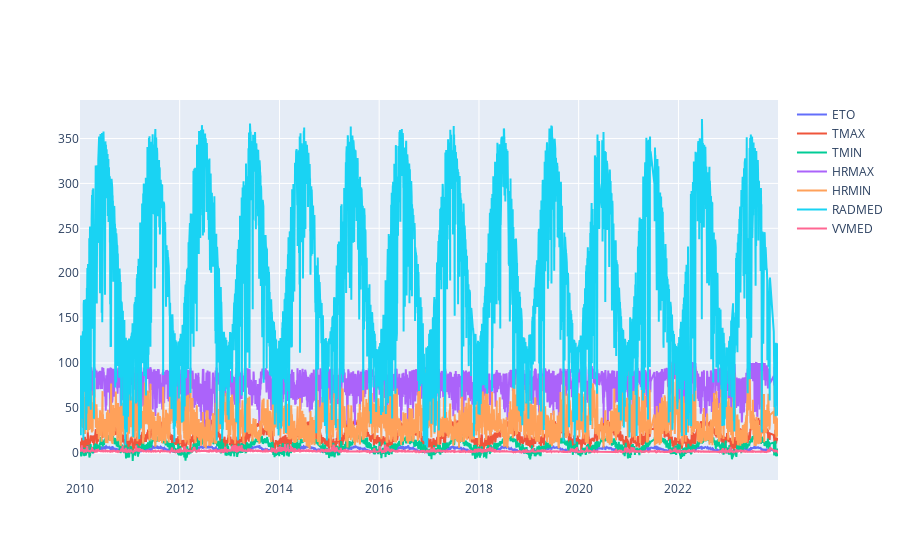

Notebook code cell kept with this figure:
### Code cell
import plotly.io as pio
pio.templates.default = "plotly"

# Graphic of each variable
fig = go.Figure()
for c in estacionDatas.columns:
    fig.add_trace(go.Scatter(x= estacionDatas.index, y=estacionDatas[c],
                        name=c, mode='lines'))
fig.show()

### Figure 1 — Plotly figure (JSON) as saved in the notebook; plotly's stock layout.template omitted (floating-point values rounded to 4 significant figures; data arrays with more than 128 entries replaced by an {"elided": "..."} marker saying what was removed)
{"data": [{"mode": "lines", "name": "ETO", "type": "scatter", "x": {"elided": "5031 str values"}, "y": {"elided": "5031 float values"}}, {"mode": "lines", "name": "TMAX", "type": "scatter", "x": {"elided": "5031 str values"}, "y": {"elided": "5031 float values"}}, {"mode": "lines", "name": "TMIN", "type": "scatter", "x": {"elided": "5031 str values"}, "y": {"elided": "5031 float values"}}, {"mode": "lines", "name": "HRMAX", "type": "scatter", "x": {"elided": "5031 str values"}, "y": {"elided": "5031 float values"}}, {"mode": "lines", "name": "HRMIN", "type": "scatter", "x": {"elided": "5031 str values"}, "y": {"elided": "5031 float values"}}, {"mode": "lines", "name": "RADMED", "type": "scatter", "x": {"elided": "5031 str values"}, "y": {"elided": "5031 float values"}}, {"mode": "lines", "name": "VVMED", "type": "scatter", "x": {"elided": "5031 str values"}, "y": {"elided": "5031 float values"}}], "layout": {}}
